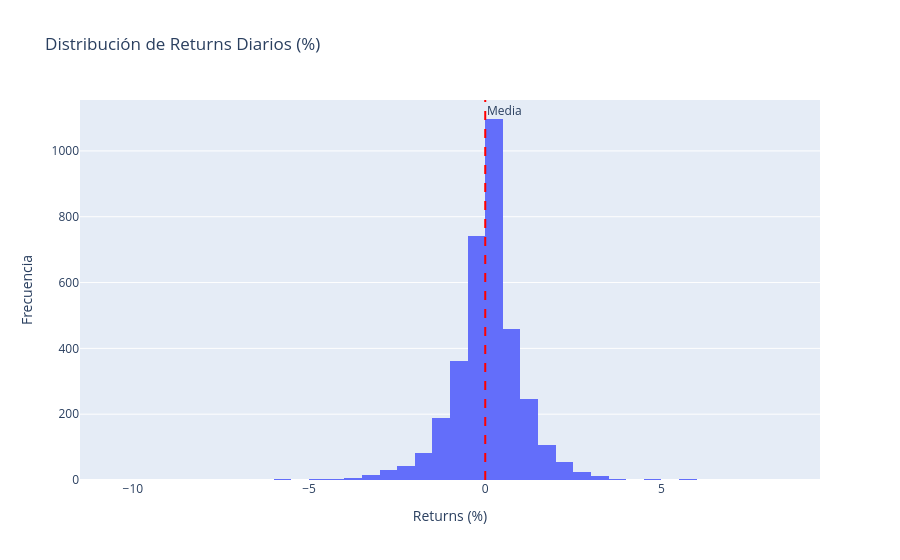

Notebook cell for this chart:
### Code cell
# Distribución de returns
fig = px.histogram(
    df.dropna(subset=["Returns"]),
    x="Returns",
    nbins=100,
    title="Distribución de Returns Diarios (%)",
    labels={"Returns": "Returns (%)", "count": "Frecuencia"}
)
fig.add_vline(x=0, line_dash="dash", line_color="red", annotation_text="Media")
fig.update_layout(
    xaxis_title="Returns (%)",
    yaxis_title="Frecuencia"
)
fig.show()

### Figure 1 — Plotly figure (JSON) as saved in the notebook; plotly's stock layout.template omitted (floating-point values rounded to 4 significant figures; data arrays with more than 128 entries replaced by an {"elided": "..."} marker saying what was removed)
{"data": [{"bingroup": "x", "hovertemplate": "Returns (%)=%{x}<br>count=%{y}<extra></extra>", "legendgroup": "", "marker": {"color": "#636efa", "pattern": {"shape": ""}}, "name": "", "nbinsx": 100, "orientation": "v", "showlegend": false, "type": "histogram", "x": {"elided": "3489 float values"}, "xaxis": "x", "yaxis": "y"}], "layout": {"annotations": [{"showarrow": false, "text": "Media", "x": 0, "xanchor": "left", "xref": "x", "y": 1, "yanchor": "top", "yref": "y domain"}], "barmode": "relative", "legend": {"tracegroupgap": 0}, "shapes": [{"line": {"color": "red", "dash": "dash"}, "type": "line", "x0": 0, "x1": 0, "xref": "x", "y0": 0, "y1": 1, "yref": "y domain"}], "title": {"text": "Distribución de Returns Diarios (%)"}, "xaxis": {"anchor": "y", "domain": [0, 1], "title": {"text": "Returns (%)"}}, "yaxis": {"anchor": "x", "domain": [0, 1], "title": {"text": "Frecuencia"}}}}
